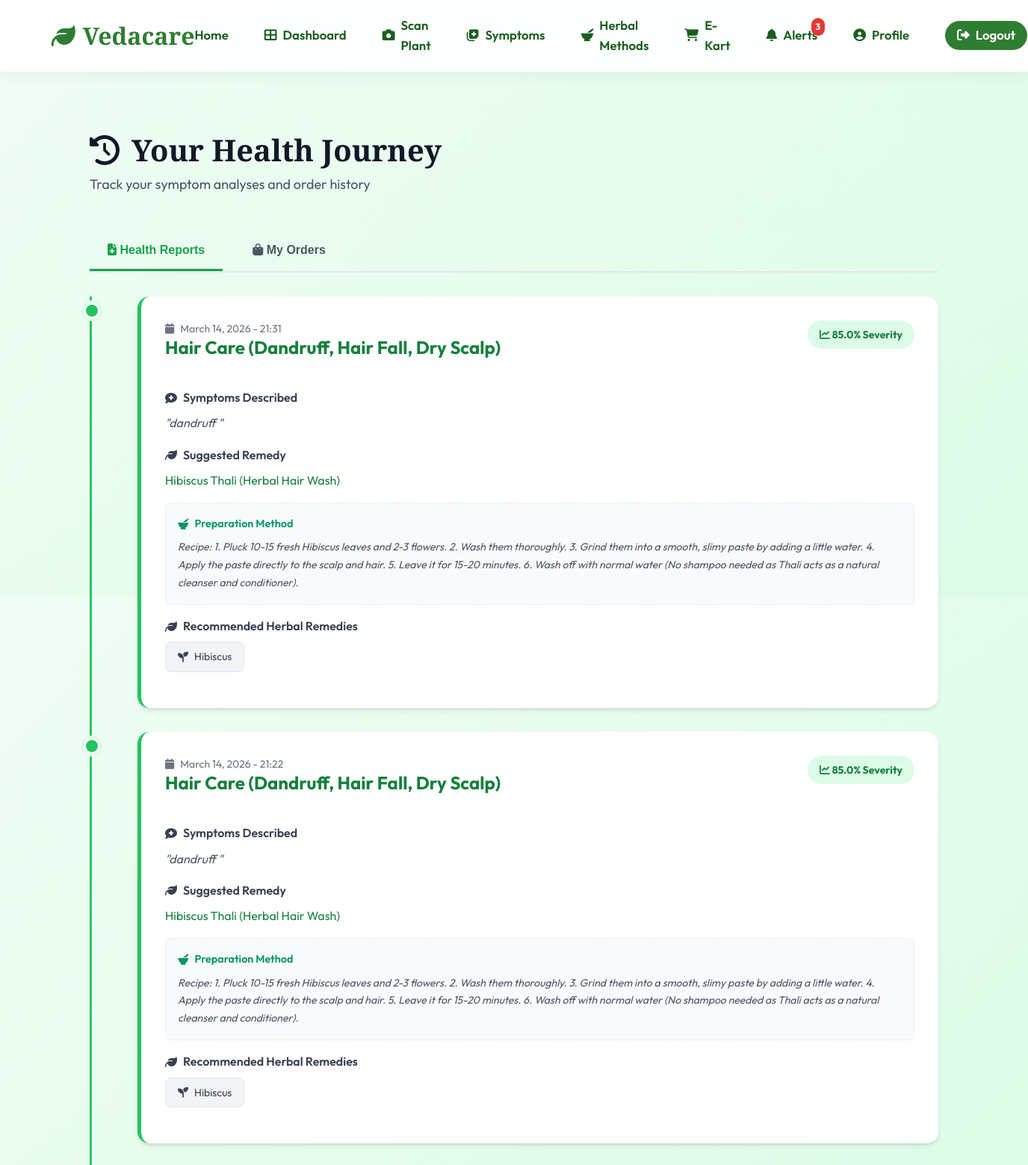
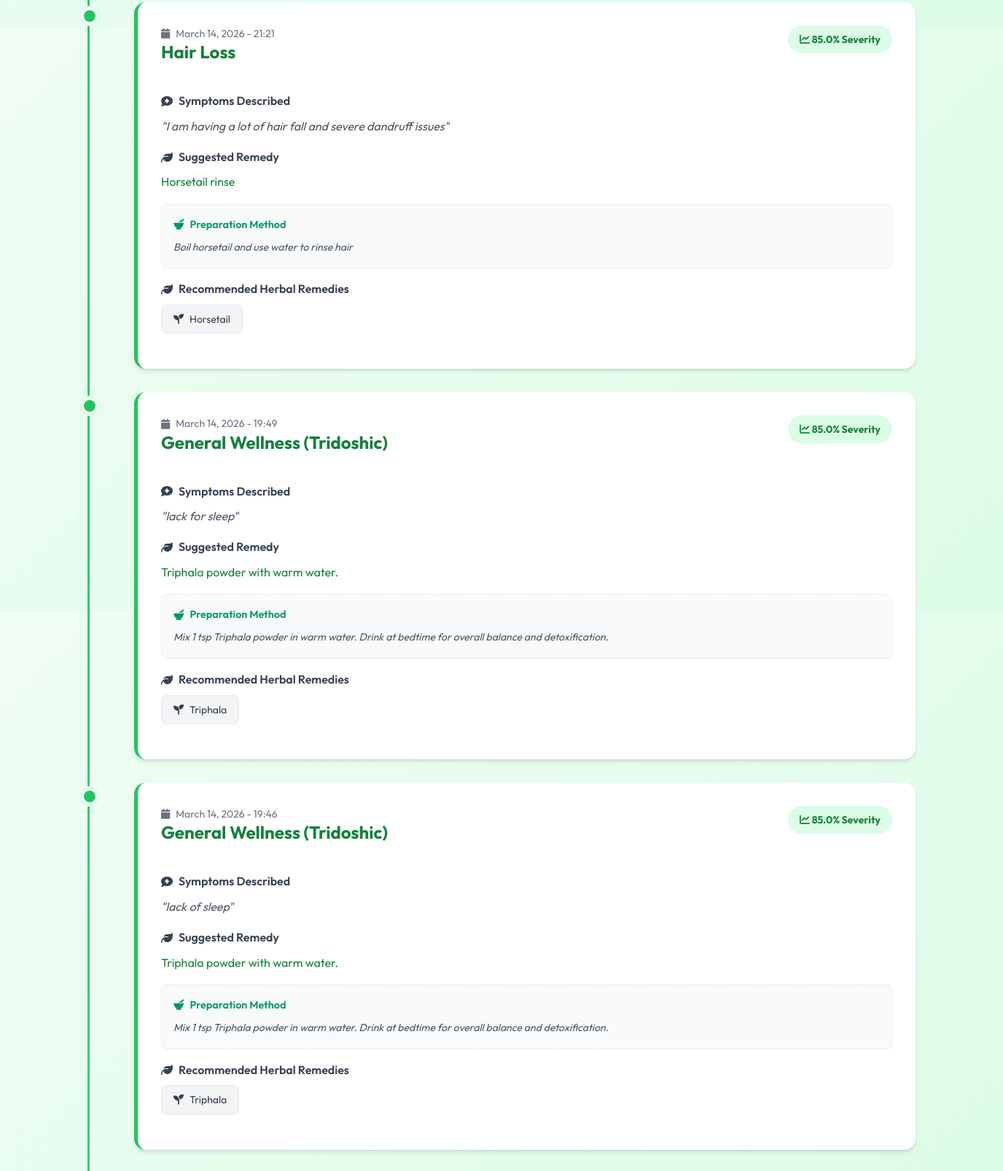
Page /history/ (signed in, upper part) on the committed database (2 pictures, top to bottom).
### core/models.py (models this page shows, shortened)
class HealthReport(models.Model):
    user = models.ForeignKey(User, on_delete=models.CASCADE)
    symptoms_entered = models.TextField()
    predicted_disease = models.CharField(max_length=200)
    remedy = models.TextField(blank=True)
    preparation_method = models.TextField(blank=True)
    probability = models.FloatField() # Severity/Probability %
    created_at = models.DateTimeField(auto_now_add=True)
    recommended_plants = models.ManyToManyField(AyurvedicPlant)

class AyurvedicPlant(models.Model):
    name = models.CharField(max_length=100)
    scientific_name = models.CharField(max_length=150)
    image = models.ImageField(upload_to='plants/', null=True, blank=True)
    medicinal_use = models.TextField()
    properties = models.TextField() # e.g. Rasa, Guna, Virya
    habitat = models.TextField()
    preparation_method = models.TextField()
    precautions = models.TextField()
    price = models.DecimalField(max_digits=10, decimal_places=2, default=0.00) # For Module 6

### core/views.py (the view)
# urls.py: path('history/', views.user_history, name='history'),
@login_required
def user_history(request):
    reports = HealthReport.objects.filter(user=request.user).order_by('-created_at')
    orders = Order.objects.filter(user=request.user).order_by('-ordered_at')
    tracking_steps = ['Order Placed', 'Packed', 'Shipped', 'Out for Delivery', 'Delivered']
    return render(request, 'core/history.html', {
        'reports': reports,
        'orders': orders,
        'tracking_steps': tracking_steps
    })

### core/context_processors.py (called while the page is built)
def notifications_count(request):
    if request.user.is_authenticated:
        unread_count = Notification.objects.filter(user=request.user, is_read=False).count()
        return {'unread_count': unread_count}
    return {'unread_count': 0}

### templates/core/history.html (shortened to what this page needs)
{% extends 'core/base.html' %}
{% block content %}
<div class="history-container">
    <div class="history-header">
        <h1 class="history-title">
            <i class="fas fa-history"></i>
            Your Health Journey
        </h1>
        <p class="history-subtitle">
            Track your symptom analyses and order history
        </p>
    </div>
    <div class="tabs">
        <button class="tab active" onclick="switchTab('reports')">
            <i class="fas fa-file-medical"></i> Health Reports
        </button>
        <button class="tab" onclick="switchTab('orders')">
            <i class="fas fa-shopping-bag"></i> My Orders
        </button>
    </div>
    <div class="tab-content active" id="reports-tab">
        {% if reports %}
        <div class="timeline">
            {% for report in reports %}
            <div class="timeline-item">
                <div class="report-card">
                    <div class="report-header">
                        <div>
                            <div class="report-date">
                                <i class="fas fa-calendar"></i>
                                {{ report.created_at|date:"F d, Y - H:i" }}
                            </div>
                            <h3 class="report-condition">{{ report.predicted_disease }}</h3>
                        </div>
                        <div class="report-severity">
                            <i class="fas fa-chart-line"></i>
                            {{ report.probability }}% Severity
                        </div>
                    </div>
                    <div class="report-section">
                        <div class="report-label">
                            <i class="fas fa-comment-medical"></i>
                            Symptoms Described
                        </div>
                        <div class="report-content">
                            "{{ report.symptoms_entered }}"
                        </div>
                    </div>
                    {% if report.remedy %}
                    <div class="report-section">
                        <div class="report-label">
                            <i class="fas fa-leaf"></i>
                            Suggested Remedy
                        </div>
                        <div class="report-content" style="color: var(--primary-700); font-style: normal;">
                            {{ report.remedy }}
                        </div>
                    </div>
                    {% endif %}
                    {% if report.preparation_method %}
                    <div class="report-section"
                        style="background: var(--gray-50); padding: 1rem; border-radius: var(--radius-md); border: 1px dashed var(--gray-200);">
                        <div class="report-label" style="font-size: 0.9rem; color: #059669;">
                            <i class="fas fa-mortar-pestle"></i>
                            Preparation Method
                        </div>
                        <div class="report-content" style="font-size: 0.875rem; color: var(--gray-600);">
                            {{ report.preparation_method }}
                        </div>
                    </div>
                    {% endif %}
                    {% if report.recommended_plants.all %}
                    <div class="report-section">
                        <div class="report-label">
                            <i class="fas fa-leaf"></i>
                            Recommended Herbal Remedies
                        </div>
                        <div class="plant-tags">
                            {% for plant in report.recommended_plants.all %}
                            <div class="plant-tag">
                                <i class="fas fa-seedling"></i>
                                {{ plant.name }}
                            </div>
                            {% endfor %}
                        </div>
                    </div>
                    {% endif %}
                </div>
            </div>
            {% endfor %}
        </div>
        {% endif %}
    </div>
        {% else %}
</div>
{% endblock %}

### static/css/main.css (style rules this page uses)
:root { --primary-50: #f0fdf4; --primary-100: #dcfce7; --primary-200: #bbf7d0; --primary-300: #86efac; --primary-400: #4ade80; --primary-500: #22c55e; --primary-600: #16a34a; --primary-700: #15803d; --primary-800: #166534; --primary-900: #14532d; --accent-emerald: #10b981; --accent-teal: #14b8a6; --accent-amber: #f59e0b; --accent-orange: #f97316; --gray-50: #f9fafb; --gray-100: #f3f4f6; --gray-200: #e5e7eb; --gray-300: #d1d5db; --gray-400: #9ca3af; --gray-500: #6b7280; --gray-600: #4b5563; --gray-700: #374151; --gray-800: #1f2937; --gray-900: #111827; --success: #10b981; --warning: #f59e0b; --error: #ef4444; --info: #3b82f6; --gradient-primary: linear-gradient(135deg, #16a34a 0%, #22c55e 100%); --gradient-hero: linear-gradient(135deg, #14532d 0%, #16a34a 50%, #22c55e 100%); --gradient-card: linear-gradient(135deg, rgba(255, 255, 255, 0.9) 0%, rgba(255, 255, 255, 0.7) 100%); --gradient-overlay: linear-gradient(180deg, rgba(0, 0, 0, 0) 0%, rgba(0, 0, 0, 0.7) 100%); --shadow-sm: 0 1px 2px 0 rgba(0, 0, 0, 0.05); --shadow-md: 0 4px 6px -1px rgba(0, 0, 0, 0.1), 0 2px 4px -1px rgba(0, 0, 0, 0.06); --shadow-lg: 0 10px 15px -3px rgba(0, 0, 0, 0.1), 0 4px 6px -2px rgba(0, 0, 0, 0.05); --shadow-xl: 0 20px 25px -5px rgba(0, 0, 0, 0.1), 0 10px 10px -5px rgba(0, 0, 0, 0.04); --shadow-2xl: 0 25px 50px -12px rgba(0, 0, 0, 0.25); --shadow-glow: 0 0 20px rgba(34, 197, 94, 0.3); --spacing-xs: 0.5rem; --spacing-sm: 0.75rem; --spacing-md: 1rem; --spacing-lg: 1.5rem; --spacing-xl: 2rem; --spacing-2xl: 3rem; --spacing-3xl: 4rem; --radius-sm: 0.375rem; --radius-md: 0.5rem; --radius-lg: 0.75rem; --radius-xl: 1rem; --radius-2xl: 1.5rem; --radius-full: 9999px; --font-primary: 'Inter', -apple-system, BlinkMacSystemFont, 'Segoe UI', sans-serif; --font-display: 'Playfair Display', Georgia, serif; --transition-fast: 150ms cubic-bezier(0.4, 0, 0.2, 1); --transition-base: 250ms cubic-bezier(0.4, 0, 0.2, 1); --transition-slow: 350ms cubic-bezier(0.4, 0, 0.2, 1); }
* { margin: 0; padding: 0; box-sizing: border-box; }
html { scroll-behavior: smooth; -webkit-font-smoothing: antialiased; -moz-osx-font-smoothing: grayscale; }
body { font-family: var(--font-primary); background: linear-gradient(135deg, #f0fdf4 0%, #dcfce7 100%); color: var(--gray-800); line-height: 1.6; min-height: 100vh; }
h1, h2, h3, h4, h5, h6 { font-weight: 700; line-height: 1.2; color: var(--gray-900); }
h1 { font-size: 3rem; font-family: var(--font-display); }
h3 { font-size: 1.875rem; }

### templates/core/base.html (style rules this page uses)
:root { --primary: #2e7d32; --primary-light: #4caf50; --primary-dark: #1b5e20; --text-main: #2e7d32; --bg: #ffffff; --font-display: 'Playfair Display', serif; --font-body: 'Outfit', sans-serif; --shadow-nav: 0 4px 20px rgba(0, 0, 0, 0.05); }
body { font-family: var(--font-body); background-color: #f4faeb; color: #333; margin: 0; padding: 0; display: flex; flex-direction: column; min-height: 100vh; }

### rows in the picture
HealthReport: created_at "March 14, 2026 - 21:31", predicted_disease "Hair Care (Dandruff, Hair Fall, Dry Scalp)", probability "85.0", symptoms_entered "dandruff", remedy "Hibiscus Thali (Herbal Hair Wash)", preparation_method "Recipe: 1. Pluck 10-15 fresh Hibiscus leaves and 2-3 flowers. 2. Wash them thoroughly. 3. Grind them into a smooth, slimy paste by adding a little water. 4. Apply the paste directly to the scalp and hair. 5. Leave it for 15-20 minutes. 6. Wash off with normal water (No shampoo needed as Thali acts as a natural cleanser and conditioner)."
AyurvedicPlant: name "Hibiscus"
HealthReport: created_at "March 14, 2026 - 21:22", predicted_disease "Hair Care (Dandruff, Hair Fall, Dry Scalp)", probability "85.0", symptoms_entered "dandruff", remedy "Hibiscus Thali (Herbal Hair Wash)", preparation_method "Recipe: 1. Pluck 10-15 fresh Hibiscus leaves and 2-3 flowers. 2. Wash them thoroughly. 3. Grind them into a smooth, slimy paste by adding a little water. 4. Apply the paste directly to the scalp and hair. 5. Leave it for 15-20 minutes. 6. Wash off with normal water (No shampoo needed as Thali acts as a natural cleanser and conditioner)."
HealthReport: created_at "March 14, 2026 - 21:21", predicted_disease "Hair Loss", probability "85.0", symptoms_entered "I am having a lot of hair fall and severe dandruff issues", remedy "Horsetail rinse", preparation_method "Boil horsetail and use water to rinse hair"
AyurvedicPlant: name "Horsetail"
HealthReport: created_at "March 14, 2026 - 19:49", predicted_disease "General Wellness (Tridoshic)", probability "85.0", symptoms_entered "lack for sleep", remedy "Triphala powder with warm water.", preparation_method "Mix 1 tsp Triphala powder in warm water. Drink at bedtime for overall balance and detoxification."
AyurvedicPlant: name "Triphala"
HealthReport: created_at "March 14, 2026 - 19:46", predicted_disease "General Wellness (Tridoshic)", probability "85.0", symptoms_entered "lack of sleep", remedy "Triphala powder with warm water.", preparation_method "Mix 1 tsp Triphala powder in warm water. Drink at bedtime for overall balance and detoxification."

### other values in the picture
{{ unread_count }} "3"
